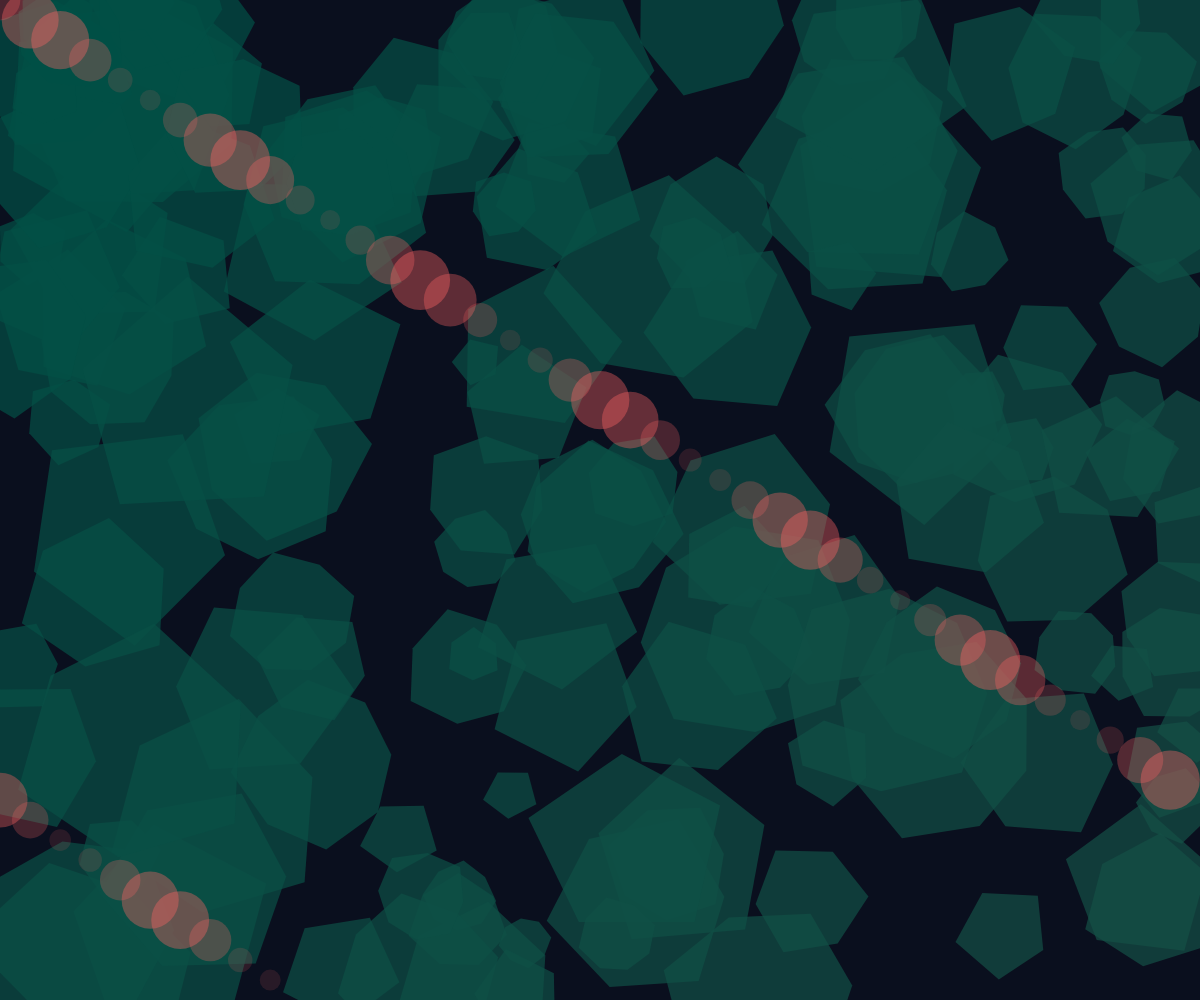
Frame 1 (no input)
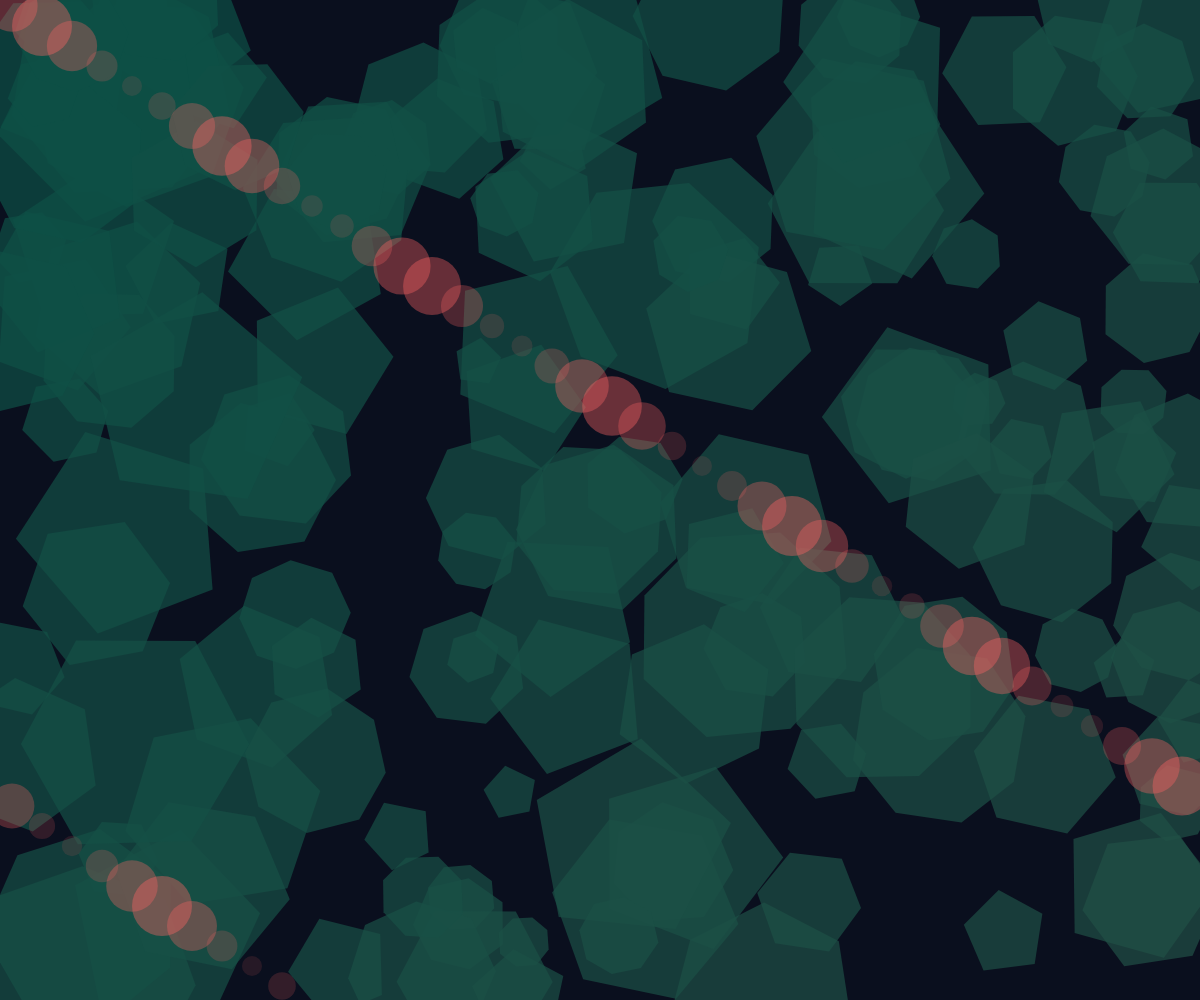
Frame 60 (no input)
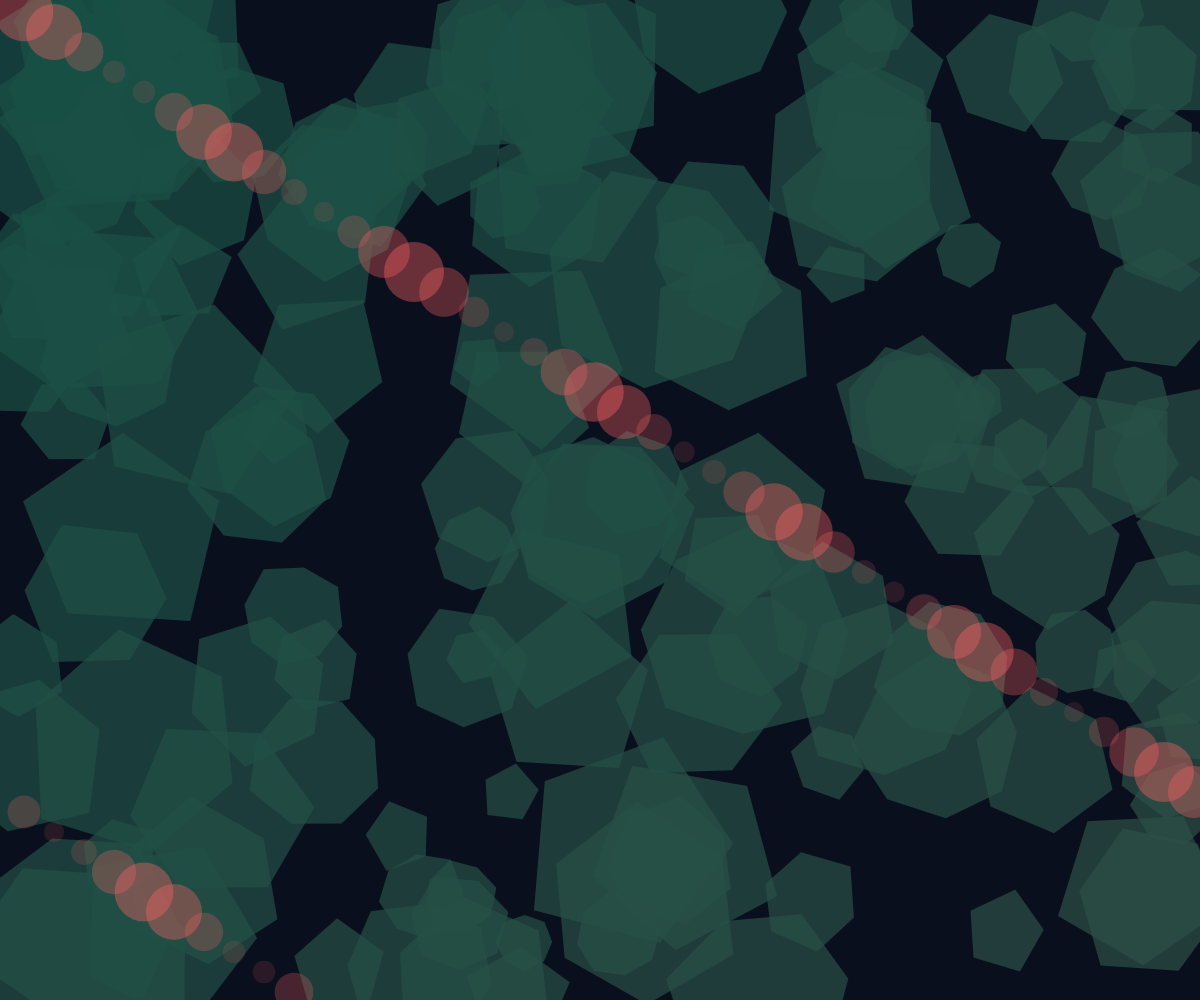
Frame 120 (the mouse pressed at the canvas centre since frame 60)

The p5.js sketch that drew these frames (run headless with seeded random() and noise() and a simulated clock; from frame 60 on, the mouse is pressed at the canvas centre):

// p5.js sketch
// ── sketch.js
let shapes = [];
let time = 0;

function setup() {
  createCanvas(windowWidth, windowHeight);
  noStroke();
  
  // Create honeycomb-like patterns with irregular polygons
  for (let i = 0; i < 150; i++) {
    const x = random(width);
    const y = random(height);
    const size = random(30, 100);
    const sides = floor(random(5, 9));
    shapes.push({
      x,
      y,
      size,
      sides,
      angle: random(TWO_PI),
      speed: random(0.002, 0.008),
      color: color(random(100, 255), random(30, 100), random(150, 255), 200)
    });
  }
}

function draw() {
  background(10, 15, 30);
  
  time += 0.01;
  
  for (let shape of shapes) {
    // Animate the shape
    shape.angle += shape.speed;
    
    // Create a breathing effect with size
    const pulse = sin(time * 0.7 + shape.x * 0.01) * 0.5 + 0.5;
    const currentSize = shape.size * (0.8 + pulse * 0.4);
    
    // Use shifting color gradient based on position and time
    const hueShift = (time * 20 + shape.x * 0.01 + shape.y * 0.01) % 360;
    fill(hueShift, 80, 70, 180);
    
    push();
    translate(shape.x, shape.y);
    rotate(shape.angle);
    
    // Draw irregular polygon
    beginShape();
    for (let i = 0; i < shape.sides; i++) {
      const angle = map(i, 0, shape.sides, 0, TWO_PI);
      const radius = currentSize * (0.8 + noise(time + i) * 0.4);
      const x = cos(angle) * radius;
      const y = sin(angle) * radius;
      vertex(x, y);
    }
    endShape(CLOSE);
    
    pop();
  }
  
  // Add subtle ripple effect
  for (let i = 0; i < 50; i++) {
    const x = (time * 20 + i * 30) % width;
    const y = (time * 10 + i * 20) % height;
    const size = sin(time + i) * 20 + 40;
    const alpha = map(size, 20, 60, 30, 100);
    
    fill(255, 100, 100, alpha);
    ellipse(x, y, size, size);
  }
}

function windowResized() {
  resizeCanvas(windowWidth, windowHeight);
}
